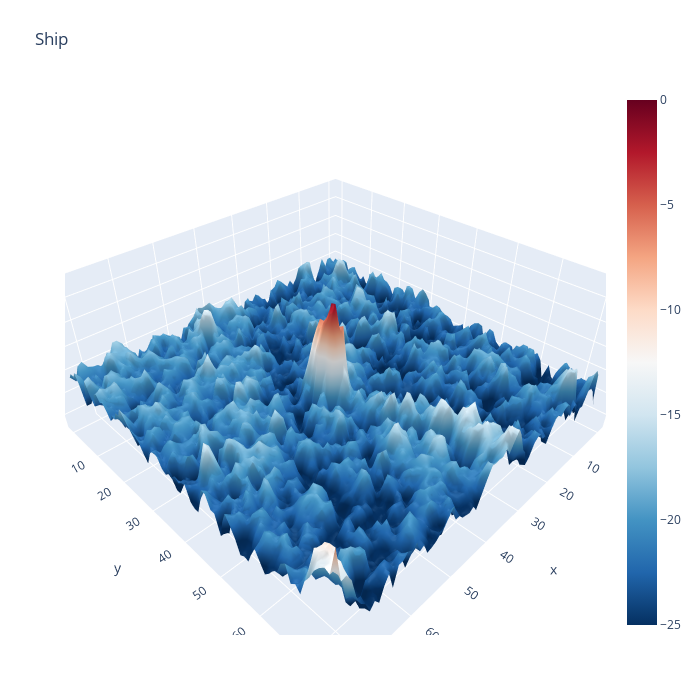

Notebook code for this chart:
### Code cell
plotmy3d(X_band_1[14,:,:], 'Ship', 'RdBu')

### Figure 1 — Plotly figure (JSON) as saved in the notebook; plotly's stock layout.template omitted (floating-point values rounded to 4 significant figures; data arrays with more than 128 entries replaced by an {"elided": "..."} marker saying what was removed)
{"data": [{"cmax": 0, "cmin": -25, "colorscale": [[0, "rgb(103,0,31)"], [0.1, "rgb(178,24,43)"], [0.2, "rgb(214,96,77)"], [0.3, "rgb(244,165,130)"], [0.4, "rgb(253,219,199)"], [0.5, "rgb(247,247,247)"], [0.6, "rgb(209,229,240)"], [0.7, "rgb(146,197,222)"], [0.8, "rgb(67,147,195)"], [0.9, "rgb(33,102,172)"], [1, "rgb(5,48,97)"]], "reversescale": true, "type": "surface", "z": {"elided": "75x75 float values"}}], "layout": {"autosize": false, "height": 700, "margin": {"b": 65, "l": 65, "r": 50, "t": 90}, "scene": {"aspectmode": "auto", "aspectratio": {"x": 1.336, "y": 1.336, "z": 0.5606}}, "title": {"text": "Ship"}, "width": 700}}
